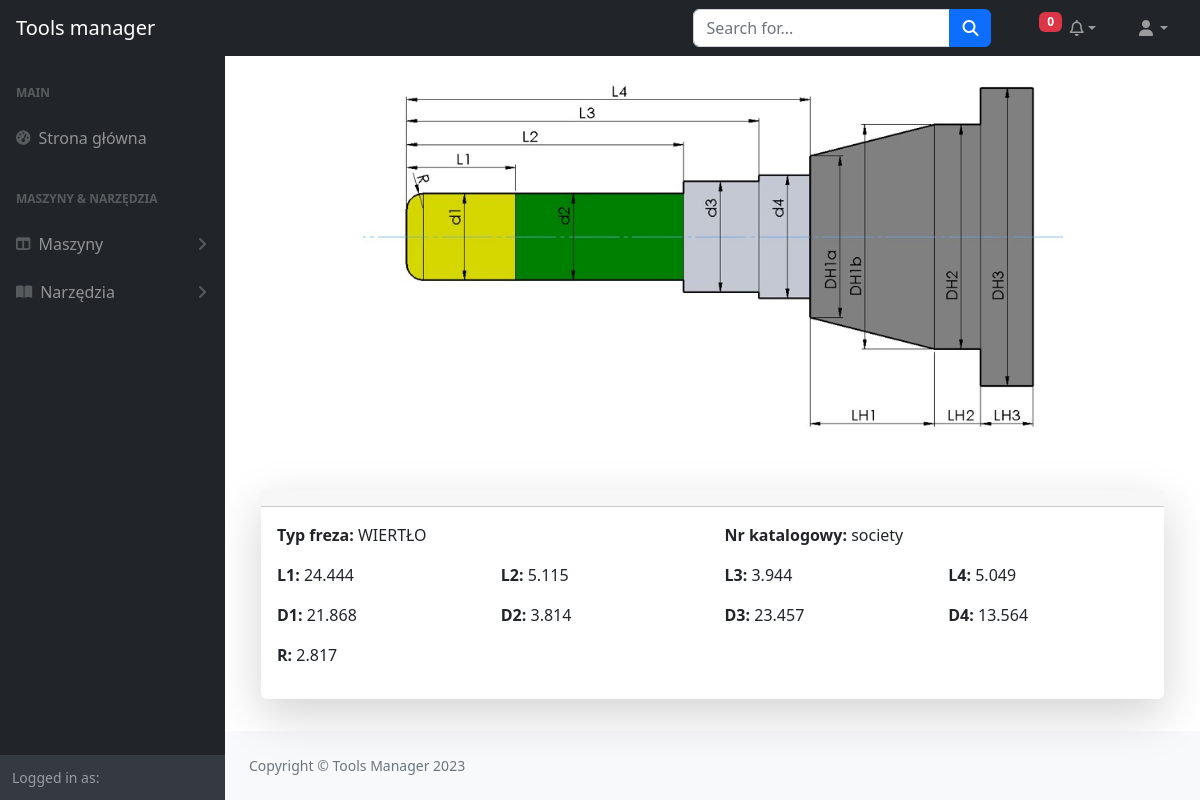
The page /tool/4/ on the database its author committed.
### tools/models.py (models this page shows, shortened)
class Tool(models.Model):
    tool_type_choices = [
        ('end_mill', 'WALEC'),
        ('ball_nose', 'KULA'),
        ('bull_nose', 'WALEC_Z_R'),
        ('typer_ball_nose', 'STOZKOWY'),
        ('engraving', 'GRAWERKA'),
        ('drill', 'WIERTŁO'),
    ]
    tool_type_dict = dict(tool_type_choices)
    tool_type = models.CharField(max_length=100, choices=tool_type_choices)
    catalog_nr = models.CharField(max_length=100)
    R = models.DecimalField(max_digits=10, decimal_places=3, blank=True, null=True)
    L1 = models.DecimalField(max_digits=10, decimal_places=3, blank=True, null=True)
    D1 = models.DecimalField(max_digits=10, decimal_places=3, blank=True, null=True)
    L2 = models.DecimalField(max_digits=10, decimal_places=3, blank=True, null=True)
    D2 = models.DecimalField(max_digits=10, decimal_places=3, blank=True, null=True)
    L3 = models.DecimalField(max_digits=10, decimal_places=3, blank=True, null=True)
    D3 = models.DecimalField(max_digits=10, decimal_places=3, blank=True, null=True)
    L4 = models.DecimalField(max_digits=10, decimal_places=3, blank=True, null=True)
    D4 = models.DecimalField(max_digits=10, decimal_places=3, blank=True, null=True)
    author = models.ForeignKey(User, on_delete=models.SET_DEFAULT, default=None)

### tools/views.py (the view)
# urls.py: path('tool/<int:pk>/', ToolDetailView.as_view(), name='tool-detail'),
class ToolDetailView(DetailView):
    model = Tool
    template_name = 'tools/tool_detail.html'
    def get(self, request, *args, **kwargs):
        user = request.user
        logger.info(f'Tool Detail View accessed by user {user}')
        return super().get(request, *args, **kwargs)

### machines/context_processors.py (called while the page is built)
def all_machines(request):
    return {'machines': Machine.objects.all()}

def user_notifications(request):
    if not request.user.is_anonymous:
        user = request.user
        return {'user_notifications': UserNotification.objects.filter(user=user, is_read=False).select_related(
                'notification__user_comment').order_by('-notification__created_at')}
    return {'user_notifications': []}

### tools/templates/tools/tool_detail.html (shortened to what this page needs)
{% extends 'machines/index.html' %}
{% load static %}
{% block content %}
<div class="container">
    <div class="col-lg text-center">
        <img src="{% static 'media/tool.jpg' %}" alt="Tool Image" class="img-fluid rounded" style="max-width: 700px;">
    </div>
    <div class="row justify-content-center">
        <div class="col-lg">
            <div class="card shadow-lg border-0 rounded-lg mt-5">
                <div class="card-header">
                </div>
                <div class="content-section">
                    <div class="card-body">
                        <div class="row mb-3">
                            <div class="col">
                                <strong>Typ freza:</strong> {{ object.get_tool_type_display }}
                            </div>
                            <div class="col">
                                <strong>Nr katalogowy:</strong> {{ object.catalog_nr }}
                            </div>
                        </div>
                        <div class="row mb-3">
                            <div class="col">
                                <strong>L1:</strong> {{ object.L1 }}
                            </div>
                            <div class="col">
                                <strong>L2:</strong> {{ object.L2 }}
                            </div>
                            <div class="col">
                                <strong>L3:</strong> {{ object.L3 }}
                            </div>
                            <div class="col">
                                <strong>L4:</strong> {{ object.L4 }}
                            </div>
                        </div>
                        <div class="row mb-3">
                            <div class="col">
                                <strong>D1:</strong> {{ object.D1 }}
                            </div>
                            <div class="col">
                                <strong>D2:</strong> {{ object.D2 }}
                            </div>
                            <div class="col">
                                <strong>D3:</strong> {{ object.D3 }}
                            </div>
                            <div class="col">
                                <strong>D4:</strong> {{ object.D4 }}
                            </div>
                        </div>
                        <div class="row mb-3">
                            <div class="col">
                                <strong>R:</strong> {{ object.R }}
                            </div>
                        </div>
                    </div>
                </div>
            </div>
        </div>
    </div>
</div>
{% endblock %}

### rows shown on the page
Tool: tool_type "WIERTŁO", catalog_nr "society", L1 "24.444", L2 "5.115", L3 "3.944", L4 "5.049", D1 "21.868", D2 "3.814", D3 "23.457", D4 "13.564", R "2.817"
